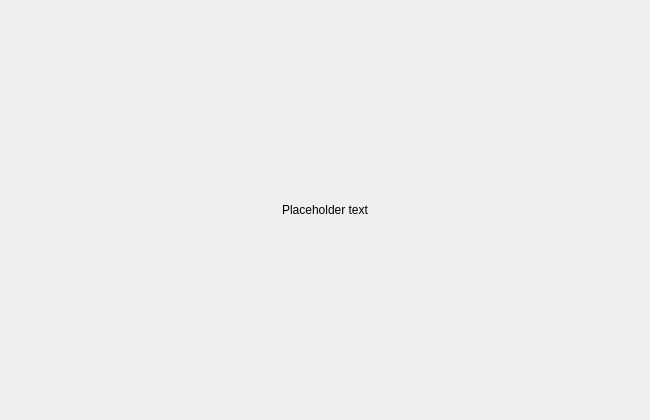
<?xml version="1.0" encoding="UTF-8"?>
<ui version="4.0">
 <class>StartOptions</class>
 <widget class="QWidget" name="StartOptions">
  <property name="geometry">
   <rect>
    <x>0</x>
    <y>0</y>
    <width>650</width>
    <height>420</height>
   </rect>
  </property>
  <property name="sizePolicy">
   <sizepolicy hsizetype="MinimumExpanding" vsizetype="MinimumExpanding">
    <horstretch>0</horstretch>
    <verstretch>0</verstretch>
   </sizepolicy>
  </property>
  <property name="minimumSize">
   <size>
    <width>650</width>
    <height>420</height>
   </size>
  </property>
  <property name="windowTitle">
   <string>StartOptions Dialog</string>
  </property>
  <layout class="QVBoxLayout" name="verticalLayout">
   <property name="sizeConstraint">
    <enum>QLayout::SetMinimumSize</enum>
   </property>
   <item>
    <widget class="QLabel" name="welcomeLabel2">
     <property name="sizePolicy">
      <sizepolicy hsizetype="Minimum" vsizetype="Preferred">
       <horstretch>0</horstretch>
       <verstretch>0</verstretch>
      </sizepolicy>
     </property>
     <property name="text">
      <string notr="true">Placeholder text</string>
     </property>
     <property name="textFormat">
      <enum>Qt::RichText</enum>
     </property>
     <property name="alignment">
      <set>Qt::AlignCenter</set>
     </property>
     <property name="wordWrap">
      <bool>true</bool>
     </property>
    </widget>
   </item>
  </layout>
 </widget>
 <resources/>
 <connections/>
</ui>
